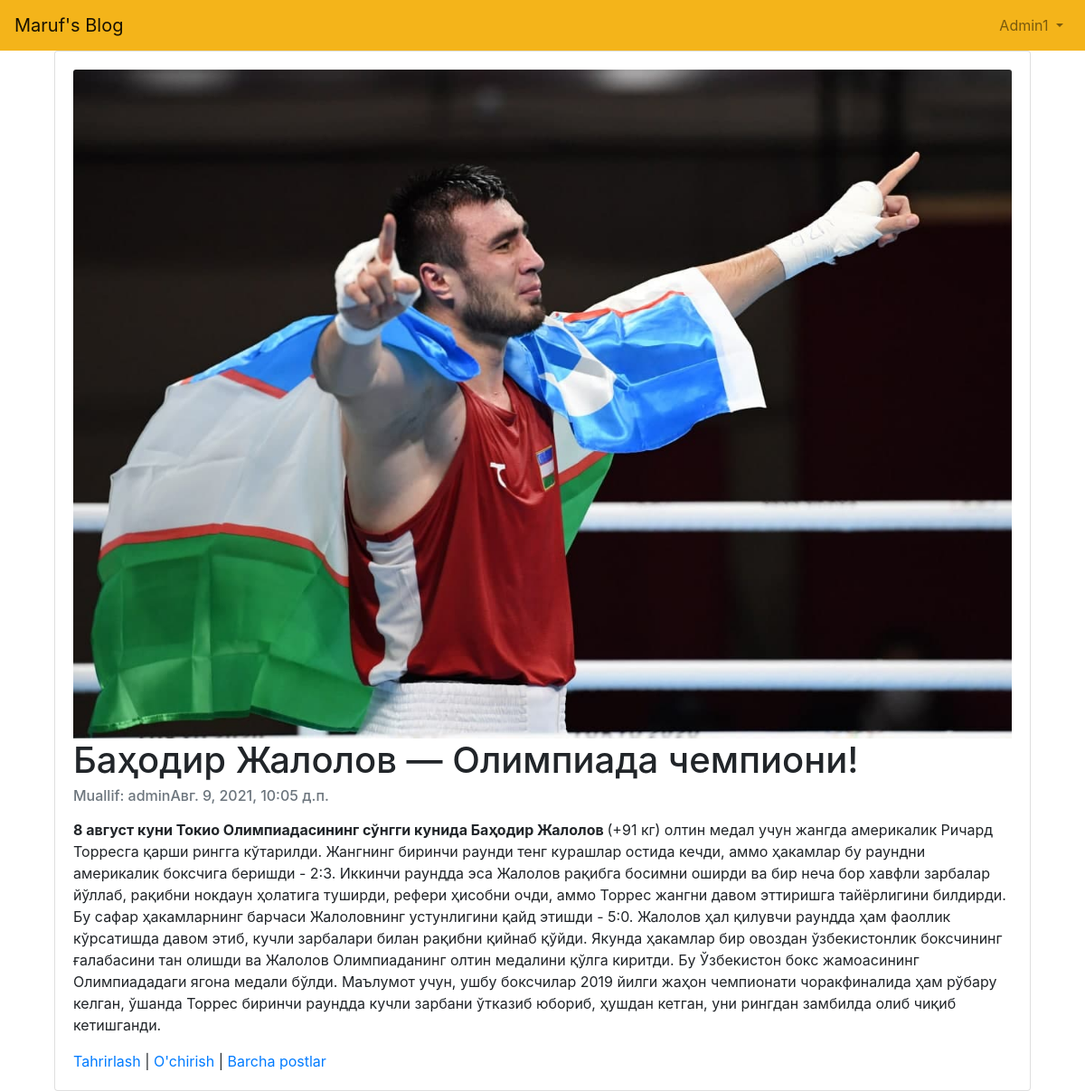
The app's page /articles/6/ (signed in) with its own data.
### accounts/models.py (models this page shows)
class CustomUser(AbstractUser):
    address = models.CharField(max_length=255, null=True, blank=True)

### articles/models.py (models this page shows, shortened)
class Article(models.Model):
    title = models.CharField(max_length=150)
    summary = models.CharField(max_length=200, blank=True)
    body = RichTextField()
    photo = models.ImageField(upload_to='images/', blank=True)
    date = models.DateTimeField(auto_now_add=True)
    author = models.ForeignKey(
        get_user_model(),
        on_delete=models.CASCADE,
    )

### articles/views.py (the view)
# urls.py: path('<int:pk>/', ArticleDetailView.as_view(), name='article_detail'),
class ArticleDetailView(DetailView):
    model = Article
    template_name = 'article_detail.html'

### templates/article_detail.html
{% extends 'base.html' %}
{% block content %}
    <div class="container-fluid">
        <div class="card">
            <div class="card-body">
                {% if object.photo %}
                    <img class="card-img-top" src="{{ object.photo.url }}" alt="{{ object.title }}">
                {% endif %}
                <h1 class="card-title">{{ object.title }}</h1>
                <h6 class="card-subtitle mb-2 text-muted">Muallif: {{ object.author }}{{ object.date }}</h6>
                <p class="card-text">{{ object.body | safe }}</p>
                <a href="{% url 'article_edit' article.pk %}">Tahrirlash</a> |
                <a href="{% url 'article_delete' article.pk %}">O'chirish</a> |
                <a href="{% url 'article_list' %}">Barcha postlar</a>
            </div>
        </div>
    </div>
{% endblock content %}

### templates/base.html (shortened to what this page needs)
{% load static %}
<!DOCTYPE html>
<html>
    <head>
            <link rel="stylesheet" href="https://cdn.jsdelivr.net/npm/bootstrap@4.5.3/dist/css/bootstrap.min.css">
    </head>
    <body>
        <nav class="navbar navbar-expand-lg navbar-light" style="background-color: #F4B41A;">
            <a class="navbar-brand" href="{% url 'home' %}">
                Maruf's Blog
            </a>
            <div class="collapse navbar-collapse" id="navbarSupportedContent">
                {% if user.is_authenticated %}
                    <ul class="navbar-nav ml-auto">
                        <li class="nav-item">
                            <a class="nav-link dropdown-toggle" href="#"
                                id="navbarDropdown" role="button" data-toggle="dropdown"
                                aria-haspopup="true" aria-expanded="false">
                                {{ user.username | title }}
                            </a>
                        </li>
                    </ul>
                {% else %}
                    <form class="form-inline ml-auto">
                        <a href="{% url 'login' %}" class="btn btn-outline-light">Kirish</a>
                        <a href="{% url 'signup' %}" class="btn btn-primary ml-2">Ro'yxatdan o'tish</a>
                    </form>
                {% endif %}
            </div>
        </nav>
        <main>
            <div class="container">
                {% block content %}
                {% endblock content %}
            </div>
        </main>
    </body>
</html>

### records on screen
CustomUser: username "Admin1"
Article: photo (picture), title "Баҳодир Жалолов — Олимпиада чемпиони!", author "admin", date "Авг. 9, 2021, 10:05 д.п.", body "8 август куни Токио Олимпиадасининг сўнгги кунида Баҳодир Жалолов (+91 кг) олтин медал учун жангда америкалик Ричард Торресга қарши рингга кўтарилди. Жангнинг биринчи раунди тенг курашлар остида кечди, аммо ҳакамлар бу раундни америкалик боксчига беришди - 2:3. Иккинчи раундда эса Жалолов рақибга босимни оширди ва бир неча бор хавфли зарбалар йўллаб, рақибни нокдаун ҳолатига туширди, рефери ҳисобни очди, аммо Торрес жангни давом эттиришга тайёрлигини билдирди. Бу сафар ҳакамларнинг барчаси Жалоловнинг устунлигини қайд этишди - 5:0. Жалолов ҳал қилувчи раундда ҳам фаоллик кўрсатишда давом этиб, кучли зарбалари билан рақибни қийнаб қўйди. Якунда ҳакамлар бир овоздан ўзбекистонлик боксчининг…"
